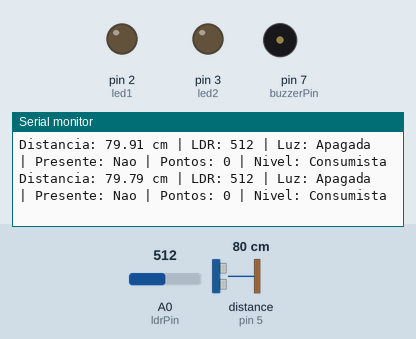
The sketch below on a simulated Arduino Uno, built with avr-gcc and run on an emulated ATmega328P. Parts: output pins drawn as LEDs (lit = HIGH), buzzer (waves = sounding, pin HIGH), the last lines printed to the serial monitor. Wiring (inferred from the names in the program): ultrasonic range finder: trigger pin 6; echo pin 5. Inputs (shaded band) come from the test bench; at power-on: distance to the obstacle (sensor on pin 5) 80 cm, A0 (ldrPin) = 512. The echo pulse lasts 58.3 µs per cm; pins used as bus, display or sensor lines are not drawn.

Above: at 1.2 s.
1.3 s: distance to the obstacle (sensor on pin 5) set to 2 cm
At 1.3 s:
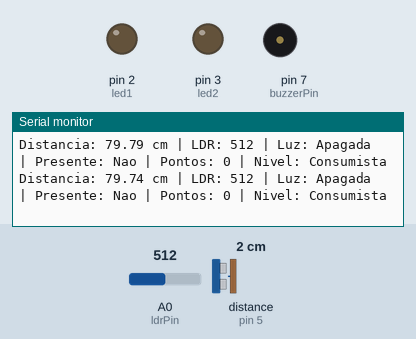
4.3 s: A0 (ldrPin) set to 90
At 5.12 s:
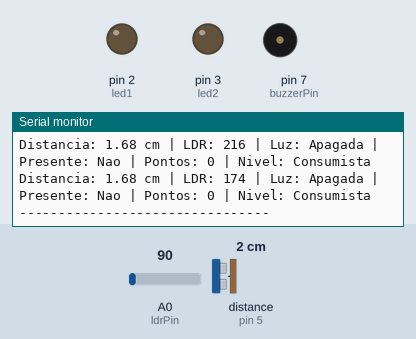
6.6 s: distance to the obstacle (sensor on pin 5) set to 18 cm
At 6.67 s:
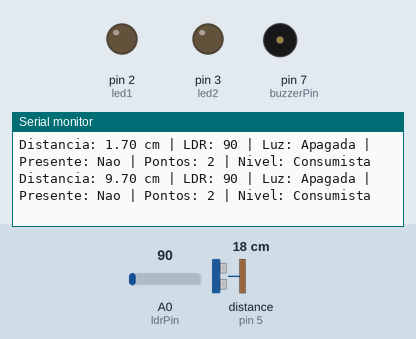
9.6 s: A0 (ldrPin) set to 110
At 13.55 s:
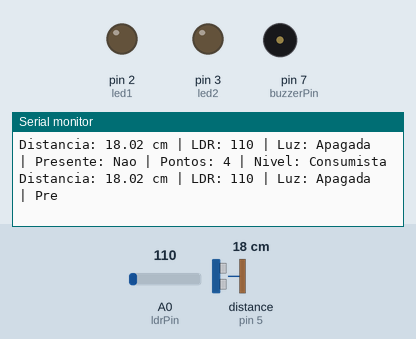
Timing chart, 0 to 13.6 s (numbered marks = the images above; inputs shaded):
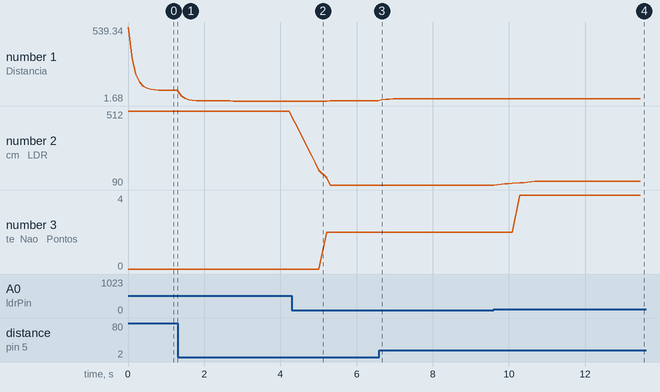

The sketch:

iluminacao-inteligente.ino
```cpp
// PINOS
// Luz da casa
int led1 = 2;
// Indicador de presença
int led2 = 3;

// Sensor ultrassônico HC-SR04
// Pulso de saída
int trigPin = 6;
// Eco de retorno
int echoPin = 5;

// Sensor de luminosidade
int ldrPin = A0;
// Buzzer de alerta
int buzzerPin = 7;

// VARIÁVEIS DOS SENSORES
// Leitura do LDR filtrada
int ldrValor = 0;
// Abaixo disso, está escuro
int limiarLuz = 100;

// Distância filtrada (cm)
float distancia = 0;
// Distância que conta como "tem algo passando" (cm)
const int distanciaLimite = 30;

// Se já havia objeto no ciclo passado
bool objetoAnterior = false;
// true = tem alguém no ambiente
bool ambientePresente = false;

//FILTRO DE MÉDIA MÓVEL (LDR)
// Guarda as últimas leituras e usa a média, pra evitar ruído

// Quantidade de leituras na média
const int NUM_AMOSTRAS_LDR = 10;
// Buffer com as últimas leituras
int amostrasLDR[NUM_AMOSTRAS_LDR];
// Posição atual no buffer
int indiceLDR = 0;
// Soma das leituras do buffer
long somaLDR = 0;

// FILTRO PASSA-BAIXA (HC-SR04)
// Suaviza leituras ruins do ultrassônico

// Peso da leitura nova (0 = ignora, 1 = sem filtro)
const float fatorFiltroDistancia = 0.5;
// Começa alto = nada detectado
float distanciaFiltrada = 999;

// Tempo máximo esperando o eco
const unsigned long timeoutEcho = 30000;

// CONTROLE DE TOGGLE (DEBOUNCE)
// Evita contar a mesma passagem várias vezes
unsigned long ultimoToggle = 0;
// Tempo mínimo entre uma alternância e outra
const unsigned long cooldownToggle = 3000;

// CONTROLE DO BUZZER
unsigned long buzzerInicio = 0;
bool buzzerAtivo = false;
// Duração do bipe
const unsigned long duracaoBuzzer = 2000;

// PONTUAÇÃO
// Soma pontos com o tempo quando a luz está apagada
long pontuacaoTotal = 0;
unsigned long tempoAnterior = 0;

// PARA TESTE: 5 segundos
// Depois altere para 60000 (1 minuto)
const unsigned long intervalo = 5000;

// PROTÓTIPOS
int lerLDRFiltrado();
float lerDistanciaFiltrada();
void PontosPorHora();
String Nivel(long pontos);
void enviarDados();

// SETUP
void setup() {

  pinMode(led1, OUTPUT);
  pinMode(led2, OUTPUT);
  pinMode(buzzerPin, OUTPUT);

  pinMode(trigPin, OUTPUT);
  pinMode(echoPin, INPUT);

  // Preenche o buffer do LDR com a primeira leitura
  int leituraInicial = analogRead(ldrPin);
  for (int i = 0; i < NUM_AMOSTRAS_LDR; i++) {
    amostrasLDR[i] = leituraInicial;
    somaLDR += leituraInicial;
  }

  Serial.begin(9600);
}

void loop() {

  // LDR
  ldrValor = lerLDRFiltrado();

  // Sensor Ultrassônico
  distancia = lerDistanciaFiltrada();

  // Detectado quando está dentro do limite
  bool objetoDetectado = (distancia < distanciaLimite);

  // Só libera alternar se já passou o cooldown
  bool podeAlternar = (millis() - ultimoToggle) > cooldownToggle;

  // Alterna presença quando o objeto acabou de aparecer
  if (objetoDetectado && !objetoAnterior && podeAlternar) {

    ambientePresente = !ambientePresente;
    ultimoToggle = millis();

    buzzerAtivo = true;
    buzzerInicio = millis();
  }

  objetoAnterior = objetoDetectado;

  //  BUZZER
  if (buzzerAtivo) {

    tone(buzzerPin, 1000);

    if (millis() - buzzerInicio >= duracaoBuzzer) {
      noTone(buzzerPin);
      buzzerAtivo = false;
    }
  }

  //  LEDs
  digitalWrite(led2, ambientePresente);

  bool poucaLuz = (ldrValor < limiarLuz);
  // Só acende no escuro E com alguém
  bool luzLigada = (poucaLuz && ambientePresente);

  digitalWrite(led1, luzLigada);

  //  PONTUAÇÃO
  PontosPorHora();

  //  SERIAL
  Serial.print("Distancia: ");
  Serial.print(distancia);
  Serial.print(" cm");

  Serial.print(" | LDR: ");
  Serial.print(ldrValor);

  Serial.print(" | Luz: ");
  Serial.print(luzLigada ? "Ligada" : "Apagada");

  Serial.print(" | Presente: ");
  Serial.print(ambientePresente ? "Sim" : "Nao");

  Serial.print(" | Pontos: ");
  Serial.print(pontuacaoTotal);

  Serial.print(" | Nivel: ");
  Serial.println(Nivel(pontuacaoTotal));

  delay(50);
}

//  FILTRO DO LDR
// Devolve a média das últimas leituras (buffer circular)
int lerLDRFiltrado() {

  // Remove a leitura mais antiga da soma
  somaLDR = somaLDR - amostrasLDR[indiceLDR];
  // Faz a nova leitura
  amostrasLDR[indiceLDR] = analogRead(ldrPin);
  // Adiciona na soma
  somaLDR = somaLDR + amostrasLDR[indiceLDR];

  // Avança pra próxima posição
  indiceLDR = (indiceLDR + 1) % NUM_AMOSTRAS_LDR;

  return somaLDR / NUM_AMOSTRAS_LDR;
}

//  FILTRO DO SENSOR ULTRASSÔNICO
// Mede a distância e aplica o filtro passa-baixa
float lerDistanciaFiltrada() {

  digitalWrite(trigPin, LOW);
  delayMicroseconds(2);

  digitalWrite(trigPin, HIGH);
  delayMicroseconds(10);

  digitalWrite(trigPin, LOW);

  long duracao = pulseIn(echoPin, HIGH, timeoutEcho);

  float leituraAtual = duracao * 0.0343 / 2;

  // Sem eco = nada por perto, não zero
  if (leituraAtual == 0) {
    leituraAtual = distanciaLimite + 50;
  }

  // Mistura a leitura nova com o valor antigo
  distanciaFiltrada = (fatorFiltroDistancia * leituraAtual) + ((1 - fatorFiltroDistancia) * distanciaFiltrada);

  return distanciaFiltrada;
}

//  PONTUAÇÃO
// A cada intervalo, soma pontos se a luz estiver apagada
void PontosPorHora() {

  if (millis() - tempoAnterior >= intervalo) {

    tempoAnterior = millis();

    bool luzOff = (digitalRead(led1) == LOW);

    if (luzOff && !ambientePresente) {
      pontuacaoTotal += 2;
    }
    else if (luzOff && ambientePresente) {
      pontuacaoTotal += 5;
    }

    enviarDados();
  }
}

//  NÍVEIS
// Converte a pontuação em um "título"
String Nivel(long pontos) {

  if (pontos <= 150)
    return "Consumista";

  else if (pontos <= 300)
    return "Iniciante";

  else if (pontos <= 450)
    return "Ajudante do Meio Ambiente";

  else if (pontos <= 600)
    return "Economizador";

  else
    return "Amigo da Mae Natureza";
}

//  SERIAL
// Imprime a pontuação no Monitor Serial
void enviarDados() {

  Serial.println("--------------------------------");

  Serial.print("PONTOS: ");
  Serial.println(pontuacaoTotal);

  Serial.print("NIVEL: ");
  Serial.println(Nivel(pontuacaoTotal));

  Serial.println("--------------------------------");
}
```

Measured:
- after the input at 4.3 s, the serial monitor: prints a new line at once (image 2)
- after the input at 6.6 s, the serial monitor: prints a new line after 0.07 s (image 3)
- after the input at 9.6 s, the serial monitor: prints a new line after 0.10 s (image 4)
- plotted number 1: 79.74 → 1.68 after the input at 1.3 s, 1.7 → 17.7 after the input at 6.6 s, 17.7 → 18.02 after the input at 9.6 s
- plotted number 2: 512 → 90 after the input at 4.3 s, 90 → 110 after the input at 9.6 s
